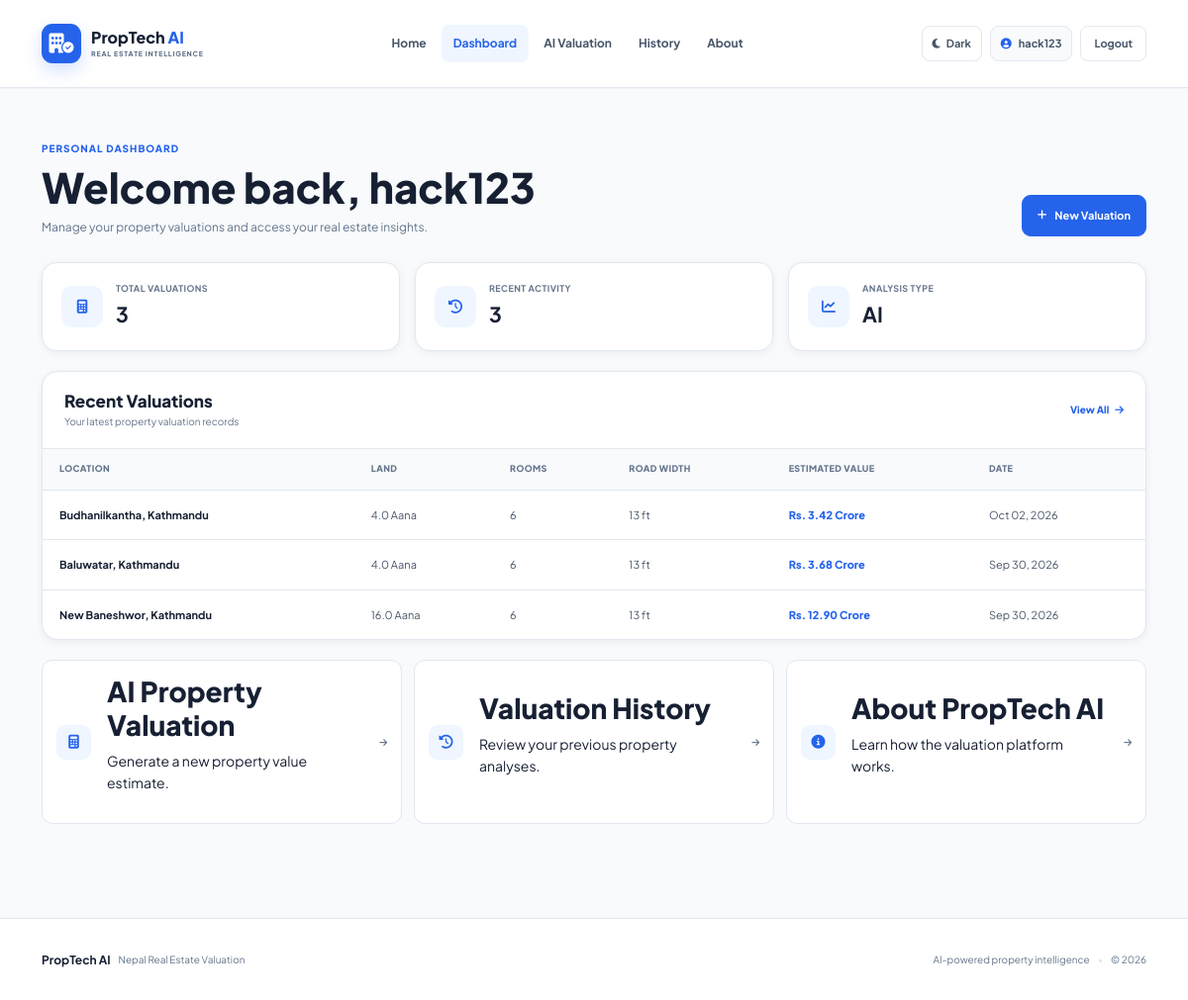
The page /dashboard/ (signed in) on the database its author committed.
### valuation/models.py (models this page shows, shortened)
class PropertyValuation(models.Model):
    user = models.ForeignKey(
        settings.AUTH_USER_MODEL,
        on_delete=models.SET_NULL,
        null=True,
        blank=True,
        related_name="valuations",
    )
    location = models.CharField(
        max_length=150
    )
    land_aana = models.FloatField(
        verbose_name="Land (Aana)"
    )
    floors = models.FloatField(
        verbose_name="Floors"
    )
    road_feet = models.IntegerField(
        verbose_name="Road Width (Feet)"
    )
    road_type = models.CharField(
        max_length=50,
        verbose_name="Road Type"
    )
    rooms = models.IntegerField(
        verbose_name="Rooms"
    )
    bathrooms = models.IntegerField(
        verbose_name="Bathrooms"
    )
    predicted_price_npr = models.DecimalField(
        max_digits=15,
        decimal_places=2
    )
    price_formatted = models.CharField(
        max_length=100
    )
    monthly_rent_npr = models.DecimalField(
        max_digits=12,
        decimal_places=2
    )
    cap_rate = models.CharField(
        max_length=10
    )
    created_at = models.DateTimeField(
        auto_now_add=True
    )
    is_deleted = models.BooleanField(
        default=False
    )
    deleted_at = models.DateTimeField(
        null=True,
        blank=True
    )

### valuation/views.py (the view)
@login_required
def dashboard(request):
    valuations = (
        PropertyValuation.objects
        .filter(
            user=request.user,
            is_deleted=False
        )
    )
    recent_valuations = (
        valuations
        .order_by("-created_at")[:5]
    )
    total = valuations.count()
    latest = valuations.first()
    average_value = None
    if total:
        average_value = (
            sum(
                float(
                    valuation.predicted_price_npr
                )
                for valuation in valuations
            )
            / total
        )
    return render(
        request,
        "valuation/dashboard.html",
        {
            "total_valuations": total,
            "latest": latest,
            "average_value": (
                format_nepali_currency(
                    average_value
                )
                if average_value
                else "—"
            ),
            "recent_valuations":
                recent_valuations,
            "valuations":
                recent_valuations,
            "total":
                total,
        }
    )

### valuation/views.py (called while the page is built)
def format_nepali_currency(amount):
    if amount >= 1000000000:
        return f"Rs. {amount / 1000000000:.2f} Arab"
    if amount >= 10000000:
        return f"Rs. {amount / 10000000:.2f} Crore"
    if amount >= 100000:
        return f"Rs. {amount / 100000:.2f} Lakh"
    return f"Rs. {amount:,.0f}"

### valuation/templates/valuation/dashboard.html (shortened to what this page needs)
{% extends "valuation/base.html" %}
{% block content %}
<section class="dashboard-section">
    <div class="container">
        <div class="dashboard-header">
            <div>
                <span class="page-eyebrow">
                    PERSONAL DASHBOARD
                </span>
                <h1>
                    Welcome back, {{ user.username }}
                </h1>
                <p>
                    Manage your property valuations and access
                    your real estate insights.
                </p>
            </div>
            <a
                href="{% url 'valuation' %}"
                class="dashboard-action"
            >
                <i class="fa-solid fa-plus"></i>
                New Valuation
            </a>
        </div>
        <div class="dashboard-stats">
            <div class="dashboard-stat-card">
                <div class="dashboard-stat-icon">
                    <i class="fa-solid fa-calculator"></i>
                </div>
                <div class="dashboard-stat-content">
                    <span>
                        Total Valuations
                    </span>
                    <strong>
                        {{ total }}
                    </strong>
                </div>
            </div>
            <div class="dashboard-stat-card">
                <div class="dashboard-stat-icon">
                    <i class="fa-solid fa-clock-rotate-left"></i>
                </div>
                <div class="dashboard-stat-content">
                    <span>
                        Recent Activity
                    </span>
                    <strong>
                        {{ valuations.count }}
                    </strong>
                </div>
            </div>
            <div class="dashboard-stat-card">
                <div class="dashboard-stat-icon">
                    <i class="fa-solid fa-chart-line"></i>
                </div>
                <div class="dashboard-stat-content">
                    <span>
                        Analysis Type
                    </span>
                    <strong>
                        AI
                    </strong>
                </div>
            </div>
        </div>
        <div class="dashboard-panel">
            <div class="dashboard-panel-header">
                <div>
                    <h2>
                        Recent Valuations
                    </h2>
                    <p>
                        Your latest property valuation records
                    </p>
                </div>
                <a
                    href="{% url 'history' %}"
                    class="panel-link"
                >
                    View All
                    <i class="fa-solid fa-arrow-right"></i>
                </a>
            </div>
            {% if valuations %}
                <div class="table-responsive">
                    <table class="valuation-table">
                        <thead>
                            <tr>
                                <th>Location</th>
                                <th>Land</th>
                                <th>Rooms</th>
                                <th>Road Width</th>
                                <th>Estimated Value</th>
                                <th>Date</th>
                            </tr>
                        </thead>
                        <tbody>
                            {% for valuation in valuations %}
                                <tr>
                                    <td>
                                        <strong>
                                            {{ valuation.location }}
                                        </strong>
                                    </td>
                                    <td>
                                        {{ valuation.land_aana }} Aana
                                    </td>
                                    <td>
                                        {{ valuation.rooms }}
                                    </td>
                                    <td>
                                        {{ valuation.road_feet }} ft
                                    </td>
                                    <td>
                                        <strong class="price-value">
                                            {{ valuation.price_formatted }}
                                        </strong>
                                    </td>
                                    <td>
                                        {{ valuation.created_at|date:"M d, Y" }}
                                    </td>
                                </tr>
                            {% endfor %}
                        </tbody>
                    </table>
                </div>
            {% endif %}
        </div>
        <div class="quick-actions">
            <a
                href="{% url 'valuation' %}"
                class="quick-action-card"
                aria-label="AI Property Valuation"
            >
                <div class="quick-action-icon">
                    <i class="fa-solid fa-calculator"></i>
                </div>
                <div>
                    <h3>
                        AI Property Valuation
                    </h3>
                    <p>
                        Generate a new property value estimate.
                    </p>
                </div>
                <span class="quick-action-arrow">
                    <i class="fa-solid fa-arrow-right"></i>
                </span>
            </a>
            <a
                href="{% url 'history' %}"
                class="quick-action-card"
                aria-label="Valuation History"
            >
                <div class="quick-action-icon">
                    <i class="fa-solid fa-clock-rotate-left"></i>
                </div>
                <div>
                    <h3>
                        Valuation History
                    </h3>
                    <p>
                        Review your previous property analyses.
                    </p>
                </div>
                <span class="quick-action-arrow">
                    <i class="fa-solid fa-arrow-right"></i>
                </span>
            </a>
            <a
                href="{% url 'about' %}"
                class="quick-action-card"
                aria-label="About PropTech AI"
            >
                <div class="quick-action-icon">
                    <i class="fa-solid fa-circle-info"></i>
                </div>
                <div>
                    <h3>
                        About PropTech AI
                    </h3>
                    <p>
                        Learn how the valuation platform works.
                    </p>
                </div>
                <span class="quick-action-arrow">
                    <i class="fa-solid fa-arrow-right"></i>
                </span>
            </a>
        </div>
    </div>
</section>
{% endblock %}

### valuation/templates/valuation/base.html (shortened to what this page needs)
{% load static %}
<!DOCTYPE html>
<html lang="en">
<head>
    <link
        href="https://cdn.jsdelivr.net/npm/bootstrap@5.3.2/dist/css/bootstrap.min.css"
        rel="stylesheet"
    >
    <link
        rel="stylesheet"
        href="https://cdnjs.cloudflare.com/ajax/libs/font-awesome/6.5.1/css/all.min.css"
    >
    <link
        rel="stylesheet"
        href="{% static 'valuation/css/style.css' %}"
    >
</head>
<body>
    <nav class="navbar navbar-expand-lg site-nav">
        <div class="container">
            <a
                class="navbar-brand brand"
                href="{% url 'home' %}"
            >
                <span class="brand-mark">
                    <i class="fa-solid fa-building-circle-check"></i>
                </span>
                <span class="brand-text">
                    <span class="brand-name">
                        PropTech <strong>AI</strong>
                    </span>
                    <small>
                        REAL ESTATE INTELLIGENCE
                    </small>
                </span>
            </a>
            <div
                class="collapse navbar-collapse"
                id="mainNav"
            >
                <ul class="navbar-nav mx-auto">
                    <li class="nav-item">
                        <a
                            class="nav-link {% if request.resolver_match.url_name == 'home' %}active{% endif %}"
                            href="{% url 'home' %}"
                        >
                            Home
                        </a>
                    </li>
                    {% if user.is_authenticated %}
                    <li class="nav-item">
                        <a
                            class="nav-link {% if request.resolver_match.url_name == 'dashboard' %}active{% endif %}"
                            href="{% url 'dashboard' %}"
                        >
                            Dashboard
                        </a>
                    </li>
                    <li class="nav-item">
                        <a
                            class="nav-link {% if request.resolver_match.url_name == 'valuation' %}active{% endif %}"
                            href="{% url 'valuation' %}"
                        >
                            AI Valuation
                        </a>
                    </li>
                    <li class="nav-item">
                        <a
                            class="nav-link {% if request.resolver_match.url_name == 'history' %}active{% endif %}"
                            href="{% url 'history' %}"
                        >
                            History
                        </a>
                    </li>
                    {% endif %}
                    <li class="nav-item">
                        <a
                            class="nav-link {% if request.resolver_match.url_name == 'about' %}active{% endif %}"
                            href="{% url 'about' %}"
                        >
                            About
                        </a>
                    </li>
                </ul>
                <div class="nav-actions">
                    <button
                        type="button"
                        id="themeToggle"
                        class="theme-toggle"
                        aria-label="Toggle dark mode"
                        title="Toggle dark mode"
                    >
                        <i
                            id="themeIcon"
                            class="fa-solid fa-moon"
                        ></i>
                        <span
                            id="themeText"
                            class="theme-text"
                        >
                        </span>
                    </button>
                    {% if user.is_authenticated %}
                        <span class="user-pill">
                            <i class="fa-solid fa-circle-user"></i>
                            <span>
                                {{ user.username }}
                            </span>
                        </span>
                        <form
                            method="post"
                            action="{% url 'logout' %}"
                            class="logout-form"
                        >
                            <button
                                type="submit"
                                class="nav-btn nav-btn-outline"
                            >
                                Logout
                            </button>
                        </form>
                    {% endif %}
                </div>
            </div>
        </div>
    </nav>
    <main class="site-main">
        {% block content %}
        {% endblock %}
    </main>
    <footer class="site-footer">
        <div class="container">
            <div class="footer-content">
                <div class="footer-left">
                    <strong>
                        PropTech AI
                    </strong>
                    <span>
                        Nepal Real Estate Valuation
                    </span>
                </div>
                <div class="footer-right">
                    <span>
                        AI-powered property intelligence
                    </span>
                    <span class="footer-divider">
                        •
                    </span>
                    <span>
                        © 2026
                    </span>
                </div>
            </div>
        </div>
    </footer>
</body>
</html>

### rows shown on the page
PropertyValuation: location "Budhanilkantha, Kathmandu", land_aana "4.0", rooms "6", road_feet "13", price_formatted "Rs. 3.42 Crore", created_at "Oct 02, 2026"
PropertyValuation: location "Baluwatar, Kathmandu", land_aana "4.0", rooms "6", road_feet "13", price_formatted "Rs. 3.68 Crore", created_at "Sep 30, 2026"
PropertyValuation: location "New Baneshwor, Kathmandu", land_aana "16.0", rooms "6", road_feet "13", price_formatted "Rs. 12.90 Crore", created_at "Sep 30, 2026"

### other values the page prints
{{ user.username }} "hack123"
{{ total }} "3"
{{ valuations.count }} "3"
